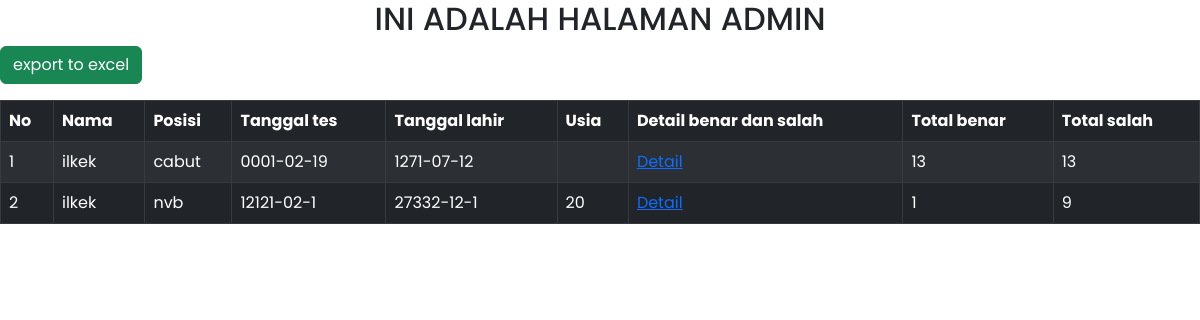
The app's page /admin.php with its own data.
### tables this page shows
CREATE TABLE `test_results` (
  `id` int(11) NOT NULL,
  `name` varchar(255) NOT NULL,
  `position` varchar(255) DEFAULT NULL,
  `tgl_test` varchar(10) DEFAULT NULL,
  `tgl_lahir` varchar(10) DEFAULT NULL,
  `usia` varchar(15) NOT NULL,
  `jBenar` varchar(255) DEFAULT NULL,
  `jSalah` varchar(255) DEFAULT NULL,
  `totalBenar` varchar(255) DEFAULT NULL,
  `totalSalah` varchar(255) DEFAULT NULL
);

### function.php (called while the page is built)
<?php
$db= mysqli_connect("localhost", "root", "", "kraepelinn");
function query($query){
  global $db;
  $result = mysqli_query($db, $query);
  $rows =[];
  while ($row = mysqli_fetch_assoc($result)) {
    $rows[]= $row;
  }
return $rows;
}
?>

### admin.php (the view, shortened to what this page needs)
<?php
require 'function.php';
$conn = query("SELECT * FROM test_results");
$i =1;
?>
<!DOCTYPE html>
<html lang="en">
<head>
    <link href="https://cdn.jsdelivr.net/npm/bootstrap@5.2.3/dist/css/bootstrap.min.css" rel="stylesheet">
</head>
<body>
    <div >
        <h2>INI ADALAH HALAMAN ADMIN</h2>
    <table border="1" id="example-table" class="table table-dark  table-striped table-bordered table-hover ">
    <thead>
            <tr>
                <th>No</th>
              <th>Nama</th>
              <th>Posisi</th>
              <th>Tanggal tes</th>
              <th>Tanggal lahir</th>
              <th>Usia</th>
              <th>Detail benar dan salah</th>
              <th>Total benar</th>
              <th>Total salah</th>
            </tr>
        </thead>
        <tbody>
        <?php foreach ($conn as $row ) :?>
            <tr>
                <td><?= $i ?></td>
                <td><?= $row['name']?></td>
                <td><?= $row['position']?></td>
                <td><?= $row['tgl_test']?></td>
                <td><?= $row['tgl_lahir']?></td>
                <td><?= $row['usia']?></td>
                <td><a href="detail.php?id=<?= $row['id'] ?>">Detail</a></td>
                <td><?= $row['totalBenar']?></td>
                <td><?= $row['totalSalah']?></td>
            </tr>
            <?php $i++ ?>
    <?php endforeach; ?>
        </tbody>
</div>
<button id="download" class="btn btn-success mb-3" >export to excel</button>
</body>
</html>

### admin.php (style rules this page uses)
* { margin:0; padding:0; font-family:'Poppins'; }
h2 { text-align: center; }

### records on screen
test_results: name "ilkek", position "cabut", tgl_test "0001-02-19", tgl_lahir "1271-07-12", totalBenar "13", totalSalah "13"
test_results: name "ilkek", position "nvb", tgl_test "12121-02-1", tgl_lahir "27332-12-1", usia "20", totalBenar "1", totalSalah "9"
